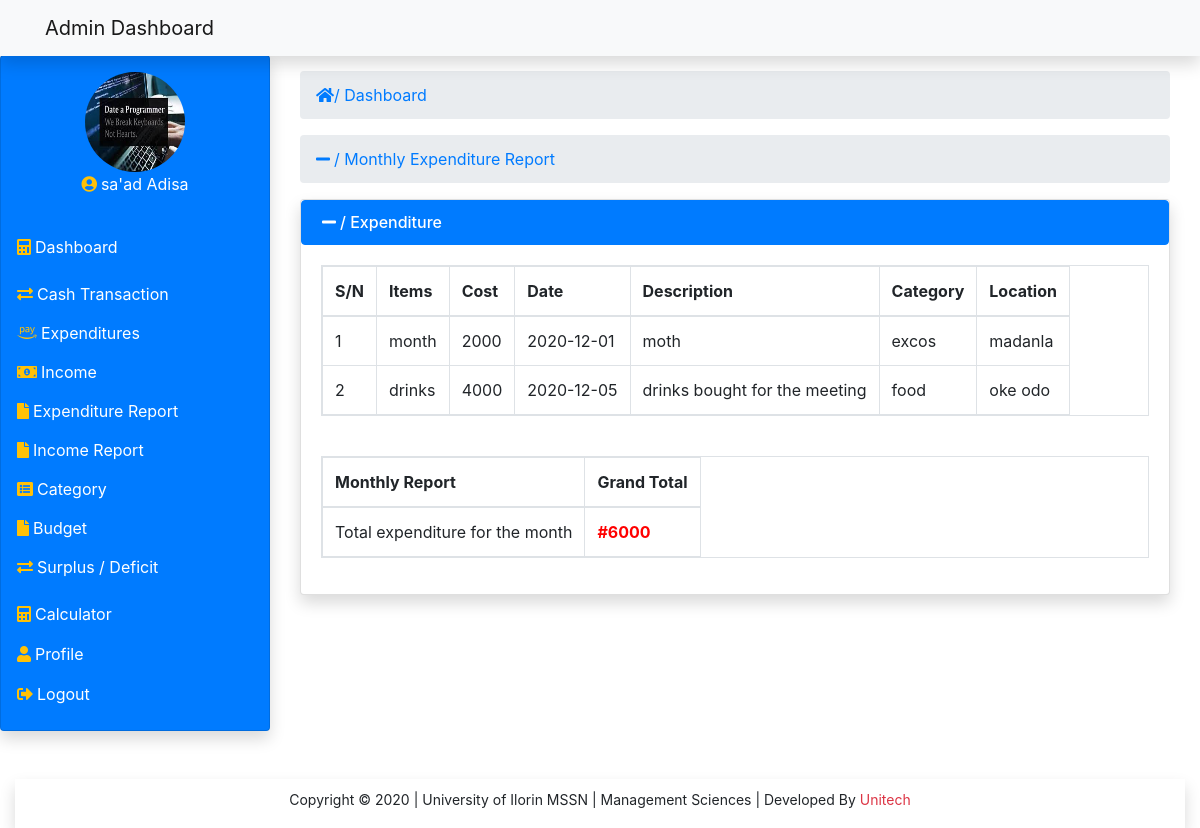
The app's page /views/monthlyexp.php?mtexp=1 (signed in) with its own data.
### tables this page shows
CREATE TABLE `expenditure` (
  `id` int(11) NOT NULL,
  `item` varchar(200) NOT NULL,
  `itemdate` date NOT NULL,
  `cost` int(11) NOT NULL,
  `noteDate` timestamp NOT NULL DEFAULT CURRENT_TIMESTAMP ON UPDATE CURRENT_TIMESTAMP,
  `itemdesc` text NOT NULL,
  `category` varchar(200) NOT NULL,
  `place` text NOT NULL
);

### modal/modal.php (called while the page is built, shortened)
<?php
    class Modal{
        private $localhost = 'localhost';
        private $dbname = 'management';
        private $username = 'root';
        private $password = '';
        public $conn;
        public function __construct(){
           try {
               $this->conn = new mysqli($this->localhost,$this->username,$this->password,$this->dbname);
           } catch (Exception $e) {
               echo 'connection failed'.$e->getMessage();
           }
        }
		public function report(){
			$data = null;
			if (isset($_GET['mtexp'])) {
				$query = "SELECT * FROM expenditure WHERE MONTH(itemdate) = MONTH(CURRENT_DATE())
				 AND YEAR(itemdate) = YEAR(CURRENT_DATE())";
				 $stmt = $this->conn->prepare($query);
				 if($stmt->execute()){
					 $result = $stmt->get_result();
					  while ($fetch = $result->fetch_assoc() ) {
						$data[] = $fetch;
					 }
				 }
			}
			return $data;
		}
		public function total_report(){
			$data = null;
			if (isset($_GET['mtexp'])) {
				$query = "SELECT SUM(cost) AS total_report FROM expenditure WHERE MONTH(itemdate) = MONTH(CURRENT_DATE())
				 AND YEAR(itemdate) = YEAR(CURRENT_DATE())";
				 $stmt = $this->conn->prepare($query);
				 if($stmt->execute()){
					$result = $stmt->get_result();
					$fetch = $result->fetch_assoc();
					$data = $fetch;
				 }
			}
			return $data;
		}
		public function fetch_picture($id){
			$data = null;
			$query = "SELECT picture FROM admin_details WHERE id = ?";
			$stmt = $this->conn->prepare($query);
			$stmt->bind_param('i',$id);
			if($stmt->execute()){
				$result = $stmt->get_result();
				$fetch = $result->fetch_assoc();
				$data = $fetch;
			}
			return $data;
		}
    }
?>

### views/monthlyexp.php (the view, shortened to what this page needs)
<!DOCTYPE html>
<html lang="en">
<head>
     <link rel="stylesheet" href="../css/style.css">
    <link rel="stylesheet" href="../css/all.css">
    <link rel="stylesheet" href="../css/bootstrap.min.css">
    <link rel="stylesheet" href="../css/fontawesome.min.css">
</head>
<body>
            <?php include '../includes/topbar.php';?>
            <?php include '../includes/sidebar.php';?>
            <ol class="breadcrumb">
                <li class="active text-primary"><i class="fa fa-minus mr-1"></i>/ Monthly Expenditure Report</li>
            </ol>
        <div class="card shadow">
            <div>
                <h6 class="list-group-item active"><i class="fa fa-minus mr-1"></i>/ Expenditure</h6>
            </div>
            <div class="card-body">
                <table class="table table-responsive table-bordered table-hover">
                    <thead>
                        <tr>
                            <th>S/N</th>
                            <th>Items</th>
                            <th>Cost</th>
                            <th>Date</th>
                            <th>Description</th>
                            <th>Category</th>
                            <th>Location</th>
                        </tr>
                    </thead>
                    <tbody>
                    <?php
                        if (isset($_GET['mtexp'])) {
                            $count = 1;
                            $modal = new Modal;
                            $row = $modal->report();
                        }
                        if(!empty($row)) {
                            foreach($row as $result){?>
                                <tr>
                                    <td><?= $count++; ?></td>
                                    <td><?= $result['item']; ?></td>
                                    <td><?= $result['cost']; ?></td>
                                    <td><?= $result['itemdate']; ?></td>
                                    <td><?= $result['itemdesc']; ?></td>
                                    <td><?= $result['category']; ?></td>
                                    <td><?= $result['place']; ?></td>
                                </tr>
                                    <?php  }}?>
                    </tbody>
                    </table><br>
                    <table class="table table-responsive table-bordered table-hover">
                    <thead>
                        <tr>
                            <th>Monthly Report</th>
                            <th>Grand Total</th>
                        </tr>
                    </thead>
                    <tbody>
                        <?php
                            $modal = new Modal;
                            $total_row = $modal->total_report();
                        ?>
                        <tr>
                            <td><?= 'Total expenditure for the month'; ?></td>
                            <td><?= '<span> #'. $total_row['total_report'] .'</span>'; ?></td>
                        </tr>
                    </tbody>
                </table>
            </div>
        </div>
    </div>
</div>
            <?php include '../includes/footer.php';?>
</body>
</html>

### includes/sidebar.php (shortened to what this page needs)
  <div class="container-fluid toggle-nav">
      <div class="row justify-content-left align-items-left">
          <div class="col-md-3 nav-toggle" id="cols">
              <div class="card shadow bg-primary text-white p-3">
                  <div class="text-center">
                  <?php
                      include '../modal/modal.php';
                      $modal = new Modal;
                      $id = $_SESSION['id'];
                      $picture = $modal->fetch_picture($id);
             ?>
                      <img src="<?= $picture['picture']; ?>" id="img-fluid" class="img-fluid card-img-top" alt="profile image">
                  </div>
                  <div class="caption">
                      <p class="text-center"><i class="fas text-warning fa-user-circle mr-1 text-warning"></i><?= $_SESSION['username']; ?></p>
                  </div>
                  <ul class="navbar-nav">
                      <li class="nav-item">
                          <a href="../admin/dashboard.php" class="nav-link"><i class="fas text-warning fa-calculator mr-1"></i>Dashboard</a>
                      </li>
                      <li class="nav-item" onclick="transact()"><i class="fas text-warning text-warning fa-exchange-alt mr-1"></i>Cash Transaction
                      </li>
                      <li class="nav-item" onclick="expenditure()"><i class="fab text-warning fa-amazon-pay mr-1"></i>Expenditures
                      </li>
                      <li class="nav-item" onclick="income()"><i class="fas text-warning fa-money-bill-alt mr-1" arial-hidden="true"></i>Income
                      </li>
                      <li class="nav-item" onclick="expReport()"><i class="fa fa-file text-warning mr-1"></i>Expenditure Report
                      </li>
                      <li class="nav-item" onclick="incReport()"><i class="fa fa-file mr-1 text-warning"></i>Income Report
                      </li>
                      <li class="nav-item" onclick="category()"><i class="fas text-warning fa-list-alt mr-1" arial-hidden="true"></i>Category
                      </li>
                      <li class="nav-item" onclick="budget()"><i class="fa text-warning fa-file mr-1"></i>Budget
                      </li>
                      <li class="nav-item" onclick="balance()"><i class="fas text-warning text-warning fa-exchange-alt mr-1"></i>Surplus / Deficit
                      </li>
                      <li class="nav-item"><a href="../views/calculator.php" class="nav-link"><i class="fas text-warning fa-calculator mr-1"></i>Calculator</a></li>
                      <li class="nav-item mt-0"><a href="../views/profile.php" class="nav-link"><i class="fas text-warning fa-user mr-1"></i>Profile</a></li>
                      <li class="nav-item mt-0"><a href="../views/logout.php" class="nav-link"><i class=" text-warning fas fa-sign-out-alt mr-1"></i>Logout</a></li>
                  </ul>
              </div>
          </div>
                          <div class="col-md-9 my-3">
<ol class="breadcrumb">
	<li class="active text-primary"> <i class="fas fa-home text-primary"></i>/ Dashboard</li>
</ol>

### css/style.css (style rules this page uses)
body { margin: 0; padding: 0; scroll-behavior: smooth; background-color: #E5E5E5; }
.toggle-nav { margin-top: 55px !important; }
.container-fluid > .row > .col-md-3 > .card > div > img { border-radius: 50%; text-align: center; margin: 0 auto !important; width: 100px; height: 100px; position: relative; }
.container-fluid > .row > .col-md-3 > .card > ul { position: relative; }
.container-fluid > .row > .col-md-3 > .card > ul > li { margin-top: 15px; cursor: pointer; }
.container-fluid > .row > .col-md-3 > .card > ul > li > div a,.container-fluid > .row > .col-md-3 > .card > ul > li > a { text-decoration: none !important; color: white !important; }
#cols { margin-left: -15px; }

### css/all.css (style rules this page uses)
.fa, .fas, .far, .fal, .fad, .fab { -moz-osx-font-smoothing: grayscale; -webkit-font-smoothing: antialiased; display: inline-block; font-style: normal; font-variant: normal; text-rendering: auto; line-height: 1; }
.fa-amazon-pay:before { content: "\f42c"; }
.fa-calculator:before { content: "\f1ec"; }
.fa-exchange-alt:before { content: "\f362"; }
.fa-file:before { content: "\f15b"; }
.fa-home:before { content: "\f015"; }
.fa-list-alt:before { content: "\f022"; }
.fa-minus:before { content: "\f068"; }
.fa-money-bill-alt:before { content: "\f3d1"; }
.fa-sign-out-alt:before { content: "\f2f5"; }
.fa-user:before { content: "\f007"; }
.fa-user-circle:before { content: "\f2bd"; }
.fab { font-family: 'Font Awesome 5 Brands'; font-weight: 400; }
.fa, .fas { font-family: 'Font Awesome 5 Free'; font-weight: 900; }

### views/monthlyexp.php (style rules this page uses)
span { color:red; font-weight:bolder; }

### records on screen
expenditure: item "month", cost "2000", itemdate "2020-12-01", itemdesc "moth", category "excos", place "madanla"
expenditure: item "drinks", cost "4000", itemdate "2020-12-05", itemdesc "drinks bought for the meeting", category "food", place "oke odo"

### other values on screen
$_SESSION['username'] "sa'ad Adisa"
$total_row['total_report'] "6000"
